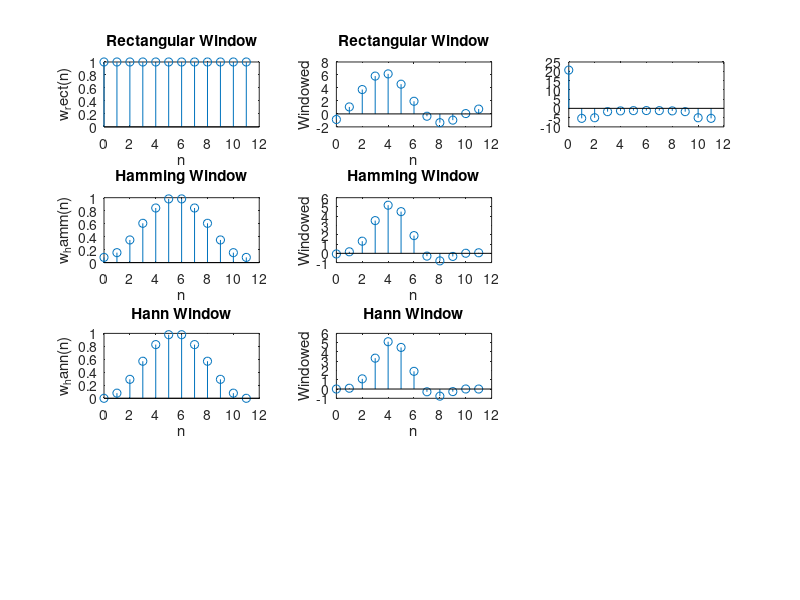

Write the MATLAB code that produced this figure. (Note: this script raises an error after producing the figure.)
% FIR Low Pass Filter using all the Windowing Functions
clc; clear all; close all;

N = 12;
a = (N-1)/3;
n = 0:N-1;
w_c = 2*pi
% Generalised Low Pass Filter 
h_lpf = w_c.*sin(n-a)./(n-a); 


%windowing functions
w_rect = ones(1,N);
w_hamm = 0.54 - 0.46*cos(2*pi*n/(N-1));
w_hann = 0.5*(1-cos(2*pi*n/(N-1)));
w_black = 0.42 - 0.5*cos(2*pi*n/(N-1)) + 0.08*cos(4*pi*n/(N-1));


% Rectangular Window
subplot(431)
stem(n,w_rect)
title('Rectangular Window')
xlabel('n')
ylabel('w_rect(n)')
subplot(432)
wr = h_lpf.*w_rect;
stem(n,wr)
title('Rectangular Window')
xlabel('n')
ylabel('Windowed')
subplot(433)
stem(n,fft(wr))

% Hamming Window
subplot(434)
stem(n,w_hamm)
title('Hamming Window')
xlabel('n')
ylabel('w_hamm(n)')
subplot(435)
stem(n,h_lpf.*w_hamm)
title('Hamming Window')
xlabel('n')
ylabel('Windowed')

% Hann Window
subplot(437)
stem(n,w_hann)
title('Hann Window')
xlabel('n')
ylabel('w_hann(n)')
subplot(438)
stem(n,h_lpf.*w_hann)
title('Hann Window')
xlabel('n')
ylabel('Windowed')

% Blackman Window
subplot(4310)
stem(n,w_black)
title('Blackman Window')
xlabel('n')
ylabel('w_black(n)')
subplot(4311)
stem(n,h_lpf.*w_black)
title('Blackman Window')
xlabel('n')
ylabel('Windowed')
    